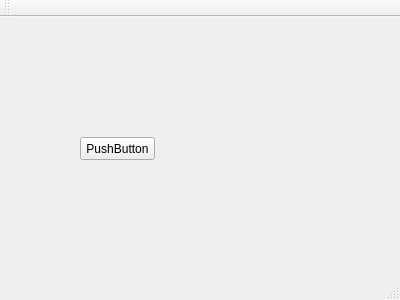
<?xml version="1.0" encoding="UTF-8"?>
<ui version="4.0">
 <class>MainWindow</class>
 <widget class="QMainWindow" name="MainWindow">
  <property name="geometry">
   <rect>
    <x>0</x>
    <y>0</y>
    <width>400</width>
    <height>300</height>
   </rect>
  </property>
  <property name="windowTitle">
   <string>MainWindow</string>
  </property>
  <widget class="QWidget" name="centralWidget">
   <widget class="QPushButton" name="pushButton">
    <property name="geometry">
     <rect>
      <x>80</x>
      <y>120</y>
      <width>75</width>
      <height>23</height>
     </rect>
    </property>
    <property name="text">
     <string>PushButton</string>
    </property>
   </widget>
  </widget>
  <widget class="QMenuBar" name="menuBar">
   <property name="geometry">
    <rect>
     <x>0</x>
     <y>0</y>
     <width>400</width>
     <height>21</height>
    </rect>
   </property>
  </widget>
  <widget class="QToolBar" name="mainToolBar">
   <attribute name="toolBarArea">
    <enum>TopToolBarArea</enum>
   </attribute>
   <attribute name="toolBarBreak">
    <bool>false</bool>
   </attribute>
  </widget>
  <widget class="QStatusBar" name="statusBar"/>
 </widget>
 <layoutdefault spacing="6" margin="11"/>
 <resources/>
 <connections/>
</ui>
